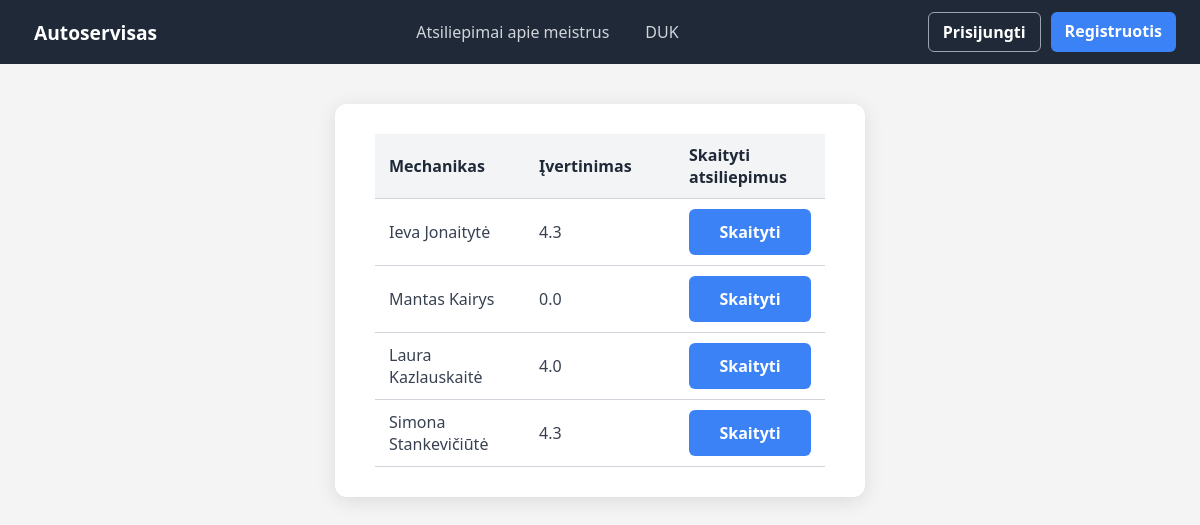
The app's page /ratings.php with its own data.
### tables this page shows
CREATE TABLE `SYSTEM_USER` (
  `id` int NOT NULL,
  `username` varchar(30) NOT NULL,
  `encrypted_password` varchar(60) NOT NULL,
  `name` varchar(30) NOT NULL,
  `surname` varchar(30) NOT NULL,
  `email` varchar(100) NOT NULL,
  `phone` varchar(15) NOT NULL,
  `fk_role` int NOT NULL,
  `blocked` tinyint(1) NOT NULL DEFAULT '0'
);

### ratings.php (the view, shortened to what this page needs)
<?php
$server = "localhost";
$db = "cars_service";
$user = "stud";
$password = "stud";
$dbc = mysqli_connect($server, $user, $password, $db);
?>
<!DOCTYPE html>
<html>
<head>
	<link rel="stylesheet" href="styles.css">
</head>
<body>
	<div class="menu">
		<a href="index.php" class="brand">Autoservisas</a>
		<nav class="nav" aria-label="Puslapiai">
			<a href="ratings.php">Atsiliepimai apie meistrus</a>
			<a href="duk.php">DUK</a>
		</nav>
		<div class="actions">
			<?php if (isset($_SESSION['user_id'])): ?>
				<a href="logout.php" class="register">Atsijungti</a>
			<?php else: ?>
				<a href="login.php" class="login">Prisijungti</a>
				<a href="register.php" class="register">Registruotis</a>
			<?php endif; ?>
		</div>
	</div>
	<div class="content">
		<div class="inputform">
			<?php
			$query = "SELECT SYSTEM_USER.id as mechanic_id, CONCAT(name, ' ', surname) AS full_name, IFNULL((SELECT ROUND(AVG(rating), 1) FROM REVIEW WHERE fk_mechanic = SYSTEM_USER.id), 0) as average_rating FROM SYSTEM_USER WHERE fk_role = 2";
			$result = mysqli_query($dbc, $query);
			$count = mysqli_num_rows($result);
			if ($count == 0) {
				echo '<div class="no-values">Nėra jokių mechanikų sistemoje.</div>';
			}
			else {
				echo '<table>';
				echo '
				<tr>
				<th>Mechanikas</th>
				<th>Įvertinimas</th>
				<th>Skaityti atsiliepimus</th>';
				echo '</tr>';
				while ($row = mysqli_fetch_assoc($result)) {
					echo '<tr>' .
					'<td>' . $row['full_name'] . '</td>' .
					'<td>' . $row['average_rating'] . '</td>';
					echo '<form method="post">
					<td>
					<button type="submit" class="submit-button" style="width: 100%">Skaityti</button>
					<input type="hidden" name="mechanic_id" value="' . $row['mechanic_id'] .'">
					<input type="hidden" name="operation" value="r">
					</form>
					</td>';
					echo '</tr>';
				}
				echo '</table>';
			}
			?>
		</div>
	</div>
</body>
</html>

### styles.css (style rules this page uses)
body { font-family: 'Segoe UI', Arial, sans-serif !important; margin: 0; background-color: #f4f4f4; color: #333; }
.menu { font-family: 'Segoe UI', Arial, sans-serif !important; display: flex; align-items: center; justify-content: space-between; background-color: #1f2937; padding: 12px 24px; position: sticky; top: 0; z-index: 10; }
.brand { font-family: 'Segoe UI', Arial, sans-serif !important; color: white; font-weight: bold; font-size: 1.2rem; text-decoration: none; padding: 6px 10px; border-radius: 6px; transition: background-color 0.2s, color 0.2s; }
.nav { display: flex; gap: 1rem; }
.nav a { font-family: 'Segoe UI', Arial, sans-serif !important; color: #d1d5db; text-decoration: none; padding: 6px 10px; border-radius: 6px; transition: background-color 0.2s, color 0.2s; }
.actions { display: flex; gap: 10px; }
.actions a { font-family: 'Segoe UI', Arial, sans-serif !important; text-decoration: none; font-weight: 600; padding: 8px 14px; border-radius: 6px; transition: background-color 0.2s, color 0.2s; }
.actions .login { color: white; border: 1px solid #9ca3af; }
.actions .register { background-color: #3b82f6; color: white; }
.content { font-family: 'Segoe UI', Arial, sans-serif !important; display: flex; flex-direction: column; align-items: center; justify-content: flex-start; gap: 20px; min-height: calc(100vh - 80px); padding: 40px 20px; }
.inputform { font-family: 'Segoe UI', Arial, sans-serif !important; background-color: #fff; padding: 30px 40px; border-radius: 12px; box-shadow: 0 4px 20px rgba(0,0,0,0.1); width: 100%; max-width: 450px; display: flex; flex-direction: column; gap: 18px; }
.submit-button { font-family: 'Segoe UI', Arial, sans-serif !important; background-color: #3b82f6; color: #fff; font-weight: 600; font-size: 1rem; border: none; border-radius: 6px; padding: 12px; cursor: pointer; transition: background-color 0.2s, transform 0.1s; }
table { font-family: 'Segoe UI', Arial, sans-serif !important; width: 100%; border-collapse: collapse; font-size: 1rem; background-color: #fff; table-layout: fixed; }
th, td { padding: 10px 14px; text-align: left; border-bottom: 1px solid #d1d5db; }
th { font-weight: 600; color: #1f2937; background-color: #f3f4f6; }
td { color: #374151; }

### records on screen
system_user: full_name "Ieva Jonaitytė", average_rating "4.3"
system_user: full_name "Mantas Kairys", average_rating "0.0"
system_user: full_name "Laura Kazlauskaitė", average_rating "4.0"
system_user: full_name "Simona Stankevičiūtė", average_rating "4.3"
